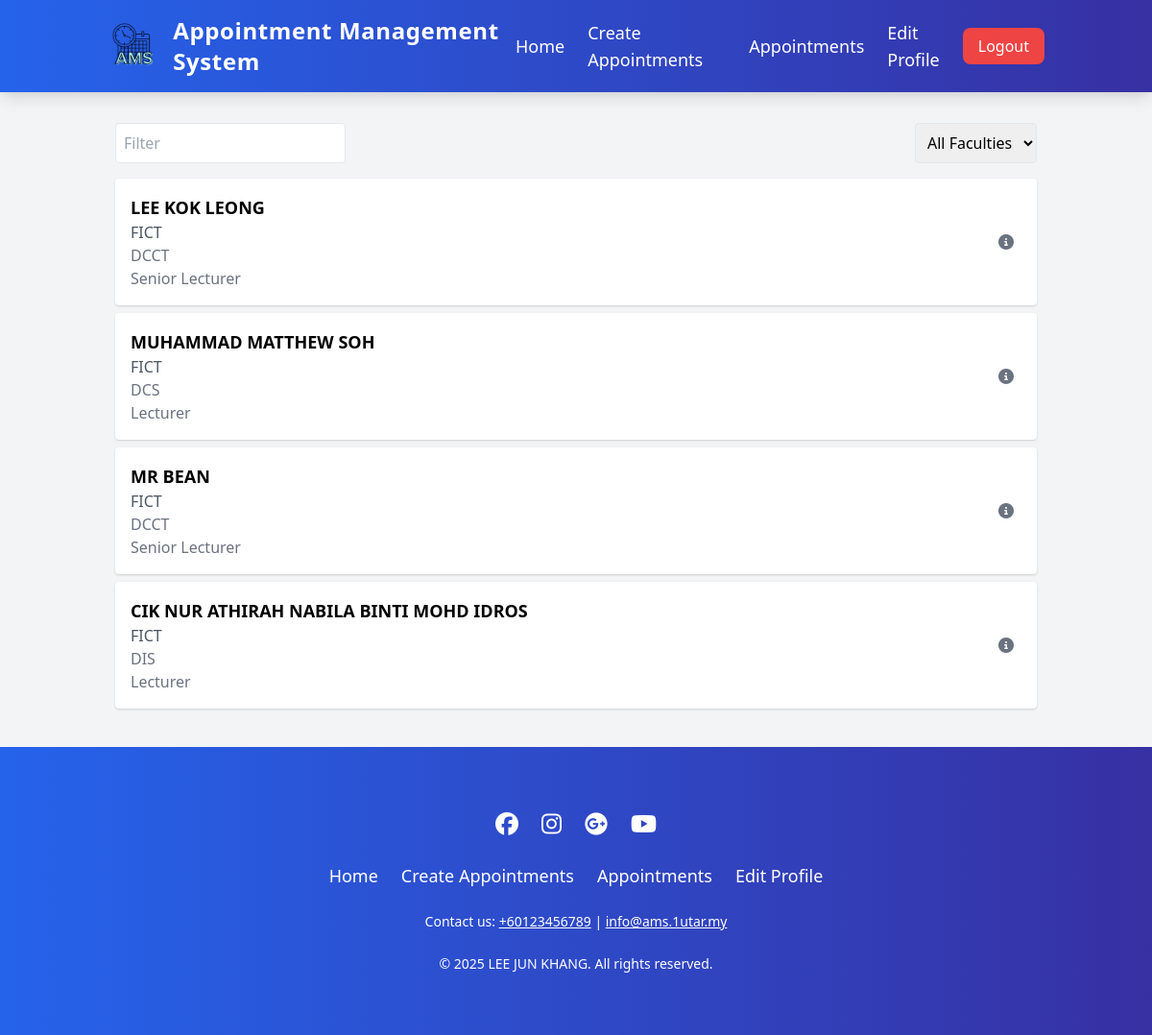
The page /lecturer_list.php (signed in) on the database as committed earlier.
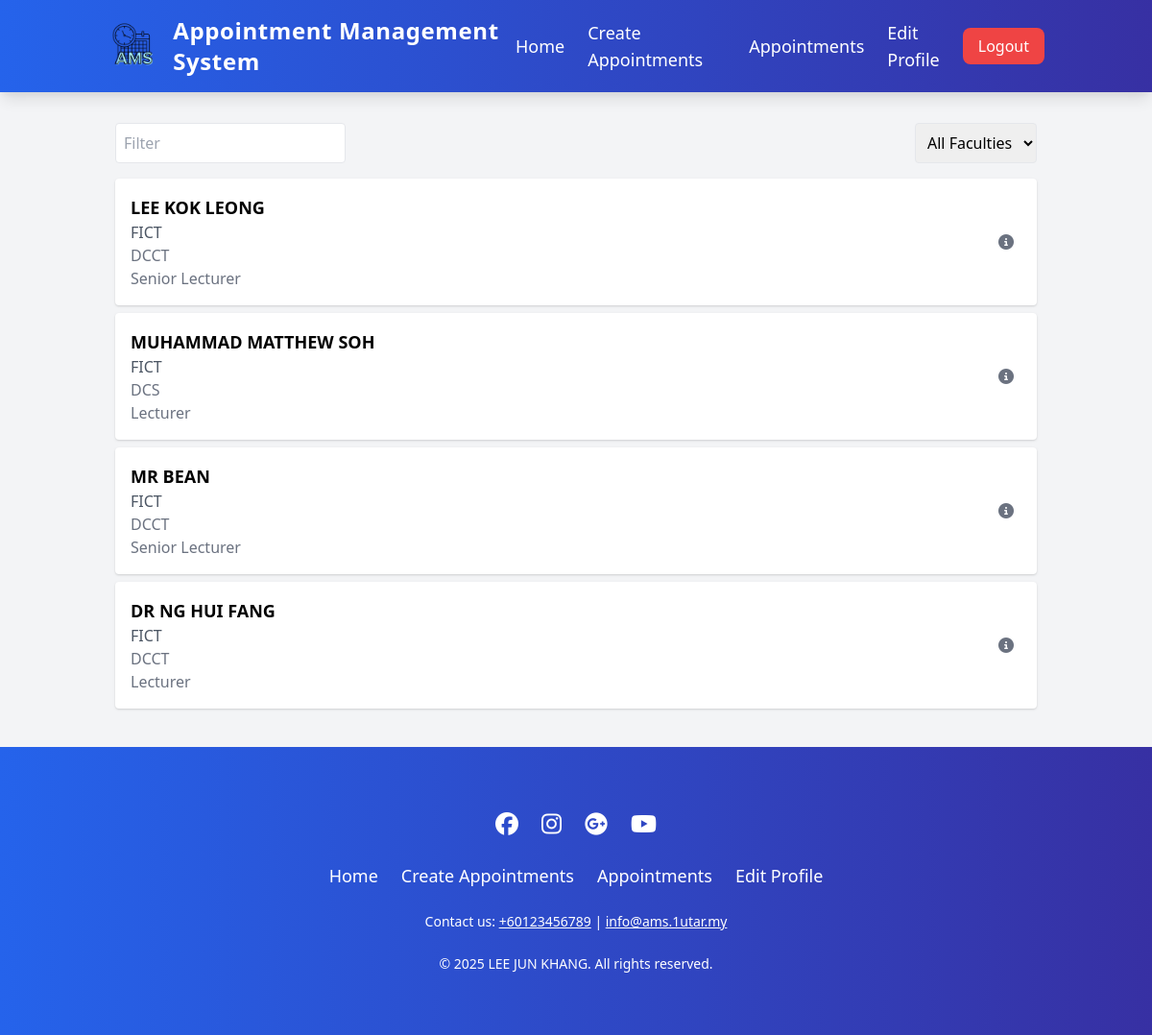
The same page on the database as committed later.
### tables this page shows
CREATE TABLE `lecturers` (
  `id` bigint(11) NOT NULL,
  `user_id` bigint(11) NOT NULL,
  `username` varchar(100) NOT NULL,
  `faculty` varchar(100) NOT NULL,
  `department` varchar(100) NOT NULL,
  `designation` varchar(50) NOT NULL,
  `office_no` text DEFAULT NULL
);

### lecturer_list.php (the view, shortened to what this page needs)
<?php
include('database.php');
$query = "SELECT id, username, user_id, faculty, department, designation FROM lecturers";
$result = $con->query($query);
$lecturers = [];
if ($result->num_rows > 0) {
    while ($row = $result->fetch_assoc()) {
        $lecturer_id = $row['id'];
        $avail_query = "SELECT * FROM lecturer_availability WHERE lecturer_id = ?";
        $stmt = $con->prepare($avail_query);
        $stmt->bind_param("i", $lecturer_id);
        $stmt->execute();
        $avail_result = $stmt->get_result();
        $availability_strings = [];
        while ($avail_row = $avail_result->fetch_assoc()) {
            if ($avail_row['is_recurring']) {
                $days = ['Sunday', 'Monday', 'Tuesday', 'Wednesday', 'Thursday', 'Friday', 'Saturday'];
                $day_of_week = $days[$avail_row['day_of_week']];
                $start_time = date("h:i A", strtotime($avail_row['start_time']));
                $end_time = date("h:i A", strtotime($avail_row['end_time']));
                $recurring_period = '';
                if ($avail_row['start_date'] && $avail_row['end_date']) {
                    $start_date = date("d M Y", strtotime($avail_row['start_date']));
                    $end_date = date("d M Y", strtotime($avail_row['end_date']));
                    $recurring_period = " (from $start_date to $end_date)";
                }
                $availability_strings[] = "Every $day_of_week, $start_time - $end_time$recurring_period";
            } else {
                $start_datetime = date("d M Y, h:i A", strtotime($avail_row['start_datetime']));
                $end_datetime = date("h:i A", strtotime($avail_row['end_datetime']));
                $availability_strings[] = "$start_datetime - $end_datetime";
            }
        }
        $row['availability'] = $availability_strings;
        $lecturers[] = $row;
    }
}
?>
<!DOCTYPE html>
<html lang="en">
<head>
    <link href="https://cdn.jsdelivr.net/npm/tailwindcss@2.2.19/dist/tailwind.min.css" rel="stylesheet">
    <link rel="stylesheet" href="https://cdnjs.cloudflare.com/ajax/libs/font-awesome/6.5.2/css/all.min.css">
</head>
<body class="bg-gray-100 font-merriweather">
    <?php
    include("header.php");
    ?>
    <div class="container mx-auto p-4">
        <div class="flex justify-between items-center mb-4">
            <div class="relative w-1/4">
                <input type="text" id="search-filter" placeholder="Filter" class="border p-2 rounded w-full">
            </div>
            <select class="border p-2 rounded">
                <option>All Faculties</option>
            </select>
        </div>
        <div id="lecturer-list">
            <?php if (empty($lecturers)): ?>
            <p class="text-center text-gray-500">No lecturers found.</p>
            <?php else: ?>
            <?php foreach ($lecturers as $lecturer): ?>
            <div class="lecturer-card bg-white p-4 mb-2 rounded shadow flex justify-between items-center cursor-pointer"
                data-id="<?php echo $lecturer['id']; ?>"
                data-availability="<?php echo htmlspecialchars(json_encode($lecturer['availability'])); ?>">
                <div>
                    <h3 class="text-lg font-semibold"><?php echo htmlspecialchars($lecturer['username']); ?></h3>
                    <p class="text-gray-600"><?php echo htmlspecialchars($lecturer['faculty']); ?></p>
                    <p class="text-gray-500"><?php echo htmlspecialchars($lecturer['department']); ?></p>
                    <p class="text-gray-500"><?php echo htmlspecialchars($lecturer['designation']); ?></p>
                </div>
                <div class="flex space-x-4">
                    <button
                        class="text-gray-500 hover:text-blue-600 p-2 rounded-full hover:bg-blue-50 transition-colors duration-300"
                        title="View Details">
                        <i class="fas fa-info-circle"></i>
                    </button>
                </div>
            </div>
            <?php endforeach; ?>
            <?php endif; ?>
        </div>
    </div>
    <?php
    include("footer.php");
    ?>
</body>
</html>

Rows that differ between the two databases and show on the page:
removed lecturers: username "CIK NUR ATHIRAH NABILA BINTI MOHD IDROS", faculty "FICT", department "DIS", designation "Lecturer"
added lecturers: username "DR NG HUI FANG", faculty "FICT", department "DCCT", designation "Lecturer"
